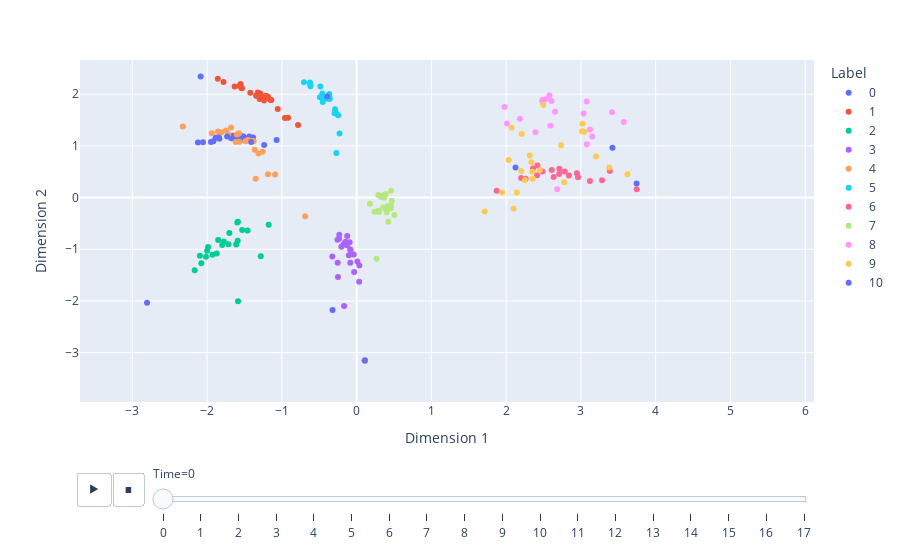

The notebook cell this image was saved under:
### Code cell
# Animated plot
spatial_node_labels = node_labels[0:n]
anim_fig = eb.quick_plot(emb, n, T, node_labels=spatial_node_labels)

### Figure 1 — Plotly figure (JSON) as saved in the notebook; plotly's stock layout.template omitted (floating-point values rounded to 4 significant figures)
{"data": [{"hovertemplate": "Label=0<br>Time=0<br>Dimension 1=%{x}<br>Dimension 2=%{y}<extra></extra>", "legendgroup": "0", "marker": {"color": "#636efa", "symbol": "circle"}, "mode": "markers", "name": "0", "orientation": "v", "showlegend": true, "type": "scatter", "x": [-1.918, -1.669, -1.844, -2.055, -1.071, -1.518, -1.949, -1.607, -1.659, -1.679, -1.549, -1.518, -1.435, -1.385, -1.461, -1.886, -2.123, -1.835, 0.1102, 0.1103, 0.1102, -1.237, -1.649], "xaxis": "x", "y": [1.091, 1.146, 1.173, 1.072, 1.114, 1.122, 1.078, 1.163, 1.195, 1.153, 1.132, 1.189, 1.182, 1.162, 1.142, 1.158, 1.065, 1.141, -3.151, -3.151, -3.151, 1.018, 1.176], "yaxis": "y"}, {"hovertemplate": "Label=1<br>Time=0<br>Dimension 1=%{x}<br>Dimension 2=%{y}<extra></extra>", "legendgroup": "1", "marker": {"color": "#EF553B", "symbol": "circle"}, "mode": "markers", "name": "1", "orientation": "v", "showlegend": true, "type": "scatter", "x": [-1.273, -1.534, -1.206, -1.781, -1.632, -0.959, -1.288, -1.566, -1.201, -1.345, -1.186, -1.055, -1.297, -1.239, -0.7832, -1.141, -1.552, -1.334, -1.321, -1.422, -0.9174, -1.54, -1.213, -1.857, -1.153], "xaxis": "x", "y": [1.959, 2.114, 1.933, 2.236, 2.149, 1.541, 2.013, 2.157, 1.932, 1.972, 1.949, 1.712, 1.908, 1.879, 1.407, 1.886, 2.196, 1.974, 2.032, 2.027, 1.545, 2.119, 1.97, 2.3, 1.891], "yaxis": "y"}, {"hovertemplate": "Label=2<br>Time=0<br>Dimension 1=%{x}<br>Dimension 2=%{y}<extra></extra>", "legendgroup": "2", "marker": {"color": "#00cc96", "symbol": "circle"}, "mode": "markers", "name": "2", "orientation": "v", "showlegend": true, "type": "scatter", "x": [-1.597, -2.166, -1.459, -1.777, -1.987, -1.591, -1.999, -1.798, -1.852, -2.015, -1.531, -1.588, -1.177, -1.871, -1.611, -2.096, -1.587, -1.702, -1.929, -2.077, -1.713, 0.1102, -1.282], "xaxis": "x", "y": [-0.4809, -1.405, -0.6363, -0.8494, -0.9554, -0.8332, -1.027, -0.9191, -0.821, -1.143, -0.6278, -0.467, -0.524, -1.083, -0.9066, -1.127, -2.005, -0.6854, -1.108, -1.269, -0.9029, -3.151, -1.135], "yaxis": "y"}, {"hovertemplate": "Label=3<br>Time=0<br>Dimension 1=%{x}<br>Dimension 2=%{y}<extra></extra>", "legendgroup": "3", "marker": {"color": "#ab63fa", "symbol": "circle"}, "mode": "markers", "name": "3", "orientation": "v", "showlegend": true, "type": "scatter", "x": [-0.2559, -0.3253, -0.03811, -0.1313, 0.03346, -0.2355, -0.08503, -0.08248, -0.03281, -0.2532, -0.08569, -0.2494, -0.1737, -0.08058, -0.2043, -0.1577, -0.1487, 0.03573, 0.1102, -0.1679, 0.1103, -0.1261, 0.01018, -0.09403, -0.1037, -0.2326], "xaxis": "x", "y": [-0.8138, -1.14, -1.1, -0.9241, -1.628, -0.7976, -1.261, -1.019, -1.438, -1.261, -0.9973, -1.538, -0.9035, -1.094, -0.9524, -0.8748, -0.8526, -1.312, -3.151, -2.096, -3.151, -0.7449, -1.235, -0.8624, -1.115, -0.7186], "yaxis": "y"}, {"hovertemplate": "Label=4<br>Time=0<br>Dimension 1=%{x}<br>Dimension 2=%{y}<extra></extra>", "legendgroup": "4", "marker": {"color": "#FFA15A", "symbol": "circle"}, "mode": "markers", "name": "4", "orientation": "v", "showlegend": true, "type": "scatter", "x": [-2.326, -1.41, -1.314, -1.616, -1.257, -1.601, -1.364, -1.856, -1.091, -1.186, -1.573, -0.6884, -1.377, -1.486, -1.808, -1.464, -1.565, -1.937, -1.747, -1.68, -1.447, -1.351, -1.719], "xaxis": "x", "y": [1.378, 1.101, 0.8551, 1.076, 0.8886, 1.223, 0.9236, 1.28, 0.4446, 0.4508, 1.245, -0.3615, 1.094, 1.09, 1.264, 1.108, 1.081, 1.246, 1.301, 1.357, 1.109, 0.3641, 1.226], "yaxis": "y"}, {"hovertemplate": "Label=5<br>Time=0<br>Dimension 1=%{x}<br>Dimension 2=%{y}<extra></extra>", "legendgroup": "5", "marker": {"color": "#19d3f3", "symbol": "circle"}, "mode": "markers", "name": "5", "orientation": "v", "showlegend": true, "type": "scatter", "x": [-0.6204, -0.2884, -0.4916, -0.6165, -0.7047, -0.453, -0.2467, -0.2888, -0.6244, -0.3963, -0.2953, 0.1102, -0.2288, -0.2713, -0.4847, -0.3965, -0.2727, -0.3623, -0.3657, -0.4588, -0.3619, -0.442], "xaxis": "x", "y": [2.186, 1.709, 1.94, 2.154, 2.234, 1.849, 1.592, 1.64, 2.226, 1.951, 1.634, -3.151, 1.241, 0.8614, 2.151, 1.916, 1.627, 1.931, 2.005, 2.013, 1.909, 1.917], "yaxis": "y"}, {"hovertemplate": "Label=6<br>Time=0<br>Dimension 1=%{x}<br>Dimension 2=%{y}<extra></extra>", "legendgroup": "6", "marker": {"color": "#FF6692", "symbol": "circle"}, "mode": "markers", "name": "6", "orientation": "v", "showlegend": true, "type": "scatter", "x": [2.636, 2.711, 2.947, 2.782, 2.84, 3.746, 1.873, 2.415, 2.2, 3.12, 0.1102, 0.1102, 3.387, 2.708, 2.61, 2.261, 2.961, 2.486, 2.358, 3.282, 2.418], "xaxis": "x", "y": [0.3996, 0.5595, 0.4726, 0.5056, 0.429, 0.162, 0.132, 0.4326, 0.3781, 0.3207, -3.151, -3.151, 0.5126, 0.4552, 0.536, 0.3654, 0.3922, 0.5064, 0.5628, 0.3338, 0.6187], "yaxis": "y"}, {"hovertemplate": "Label=7<br>Time=0<br>Dimension 1=%{x}<br>Dimension 2=%{y}<extra></extra>", "legendgroup": "7", "marker": {"color": "#B6E880", "symbol": "circle"}, "mode": "markers", "name": "7", "orientation": "v", "showlegend": true, "type": "scatter", "x": [0.3934, 0.1102, 0.329, 0.3696, 0.3639, 0.4222, 0.4027, 0.3904, 0.1768, 0.2901, 0.4702, 0.5048, 0.3638, 0.2386, 0.4596, 0.2896, 0.4584, 0.4127, 0.4583, 0.1102, 0.2654, 0.2998, 0.351], "xaxis": "x", "y": [-0.2371, -3.151, 0.01022, -0.00335, 0.02374, -0.4677, -0.2823, 0.06805, -0.1197, -0.2537, -0.05886, -0.3374, 0.0497, -0.2728, 0.1324, 0.04802, -0.2046, -0.1682, -0.1495, -3.151, -1.185, -0.2771, -0.1925], "yaxis": "y"}, {"hovertemplate": "Label=8<br>Time=0<br>Dimension 1=%{x}<br>Dimension 2=%{y}<extra></extra>", "legendgroup": "8", "marker": {"color": "#FF97FF", "symbol": "circle"}, "mode": "markers", "name": "8", "orientation": "v", "showlegend": true, "type": "scatter", "x": [2.483, 2.607, 3.416, 2.591, 3.151, 3.122, 3.574, 0.1103, 2.683, 0.1102, 2.391, 2.536, 3.077, 2.01, 2.184, 1.977, 2.485, 3.078, 3.035, 2.653, 2.579, 2.49], "xaxis": "x", "y": [1.866, 1.868, 1.652, 1.391, 1.183, 1.319, 1.465, -3.151, 0.1603, -3.151, 1.266, 1.907, 1.86, 1.435, 1.526, 1.753, 1.888, 1.032, 1.629, 1.663, 1.973, 1.847], "yaxis": "y"}, {"hovertemplate": "Label=9<br>Time=0<br>Dimension 1=%{x}<br>Dimension 2=%{y}<extra></extra>", "legendgroup": "9", "marker": {"color": "#FECB52", "symbol": "circle"}, "mode": "markers", "name": "9", "orientation": "v", "showlegend": true, "type": "scatter", "x": [3.379, 3.021, 3.014, 2.339, 2.202, 2.143, 1.713, 3.623, 2.735, 2.357, 2.208, 2.033, 2.352, 3.201, 2.495, 3.046, 2.776, 2.315, 0.1102, 1.946, 2.099, 2.072, 2.25, 2.449], "xaxis": "x", "y": [0.5834, 1.429, 1.286, 0.6831, 0.5127, 0.09835, -0.2704, 0.4521, 1.013, 0.3661, 1.233, 0.7254, 0.4982, 0.7931, 1.791, 1.273, 0.2971, 0.8146, -3.151, 0.09636, -0.2107, 1.35, 0.34, 0.5358], "yaxis": "y"}, {"hovertemplate": "Label=10<br>Time=0<br>Dimension 1=%{x}<br>Dimension 2=%{y}<extra></extra>", "legendgroup": "10", "marker": {"color": "#636efa", "symbol": "circle"}, "mode": "markers", "name": "10", "orientation": "v", "showlegend": true, "type": "scatter", "x": [-2.804, 3.421, -2.087, 3.745, -1.733, 2.125, -1.41, -0.3223, 0.1102, -0.3927], "xaxis": "x", "y": [-2.034, 0.9658, 2.345, 0.2717, 1.184, 0.5832, 1.078, -2.176, -3.151, 1.954], "yaxis": "y"}], "layout": {"legend": {"title": {"text": "Label"}, "tracegroupgap": 0}, "margin": {"t": 60}, "sliders": [{"active": 0, "currentvalue": {"prefix": "Time="}, "len": 0.9, "pad": {"b": 10, "t": 60}, "steps": [{"args": [["0"], {"frame": {"duration": 0, "redraw": false}, "fromcurrent": true, "mode": "immediate", "transition": {"duration": 0, "easing": "linear"}}], "label": "0", "method": "animate"}, {"args": [["1"], {"frame": {"duration": 0, "redraw": false}, "fromcurrent": true, "mode": "immediate", "transition": {"duration": 0, "easing": "linear"}}], "label": "1", "method": "animate"}, {"args": [["2"], {"frame": {"duration": 0, "redraw": false}, "fromcurrent": true, "mode": "immediate", "transition": {"duration": 0, "easing": "linear"}}], "label": "2", "method": "animate"}, {"args": [["3"], {"frame": {"duration": 0, "redraw": false}, "fromcurrent": true, "mode": "immediate", "transition": {"duration": 0, "easing": "linear"}}], "label": "3", "method": "animate"}, {"args": [["4"], {"frame": {"duration": 0, "redraw": false}, "fromcurrent": true, "mode": "immediate", "transition": {"duration": 0, "easing": "linear"}}], "label": "4", "method": "animate"}, {"args": [["5"], {"frame": {"duration": 0, "redraw": false}, "fromcurrent": true, "mode": "immediate", "transition": {"duration": 0, "easing": "linear"}}], "label": "5", "method": "animate"}, {"args": [["6"], {"frame": {"duration": 0, "redraw": false}, "fromcurrent": true, "mode": "immediate", "transition": {"duration": 0, "easing": "linear"}}], "label": "6", "method": "animate"}, {"args": [["7"], {"frame": {"duration": 0, "redraw": false}, "fromcurrent": true, "mode": "immediate", "transition": {"duration": 0, "easing": "linear"}}], "label": "7", "method": "animate"}, {"args": [["8"], {"frame": {"duration": 0, "redraw": false}, "fromcurrent": true, "mode": "immediate", "transition": {"duration": 0, "easing": "linear"}}], "label": "8", "method": "animate"}, {"args": [["9"], {"frame": {"duration": 0, "redraw": false}, "fromcurrent": true, "mode": "immediate", "transition": {"duration": 0, "easing": "linear"}}], "label": "9", "method": "animate"}, {"args": [["10"], {"frame": {"duration": 0, "redraw": false}, "fromcurrent": true, "mode": "immediate", "transition": {"duration": 0, "easing": "linear"}}], "label": "10", "method": "animate"}, {"args": [["11"], {"frame": {"duration": 0, "redraw": false}, "fromcurrent": true, "mode": "immediate", "transition": {"duration": 0, "easing": "linear"}}], "label": "11", "method": "animate"}, {"args": [["12"], {"frame": {"duration": 0, "redraw": false}, "fromcurrent": true, "mode": "immediate", "transition": {"duration": 0, "easing": "linear"}}], "label": "12", "method": "animate"}, {"args": [["13"], {"frame": {"duration": 0, "redraw": false}, "fromcurrent": true, "mode": "immediate", "transition": {"duration": 0, "easing": "linear"}}], "label": "13", "method": "animate"}, {"args": [["14"], {"frame": {"duration": 0, "redraw": false}, "fromcurrent": true, "mode": "immediate", "transition": {"duration": 0, "easing": "linear"}}], "label": "14", "method": "animate"}, {"args": [["15"], {"frame": {"duration": 0, "redraw": false}, "fromcurrent": true, "mode": "immediate", "transition": {"duration": 0, "easing": "linear"}}], "label": "15", "method": "animate"}, {"args": [["16"], {"frame": {"duration": 0, "redraw": false}, "fromcurrent": true, "mode": "immediate", "transition": {"duration": 0, "easing": "linear"}}], "label": "16", "method": "animate"}, {"args": [["17"], {"frame": {"duration": 0, "redraw": false}, "fromcurrent": true, "mode": "immediate", "transition": {"duration": 0, "easing": "linear"}}], "label": "17", "method": "animate"}], "x": 0.1, "xanchor": "left", "y": 0, "yanchor": "top"}], "updatemenus": [{"buttons": [{"args": [null, {"frame": {"duration": 500, "redraw": false}, "fromcurrent": true, "mode": "immediate", "transition": {"duration": 500, "easing": "linear"}}], "label": "&#9654;", "method": "animate"}, {"args": [[null], {"frame": {"duration": 0, "redraw": false}, "fromcurrent": true, "mode": "immediate", "transition": {"duration": 0, "easing": "linear"}}], "label": "&#9724;", "method": "animate"}], "direction": "left", "pad": {"r": 10, "t": 70}, "showactive": false, "type": "buttons", "x": 0.1, "xanchor": "right", "y": 0, "yanchor": "top"}], "xaxis": {"anchor": "y", "domain": [0, 1], "range": [-3.7, 6.118], "title": {"text": "Dimension 1"}}, "yaxis": {"anchor": "x", "domain": [0, 1], "range": [-3.955, 2.662], "title": {"text": "Dimension 2"}}}}
